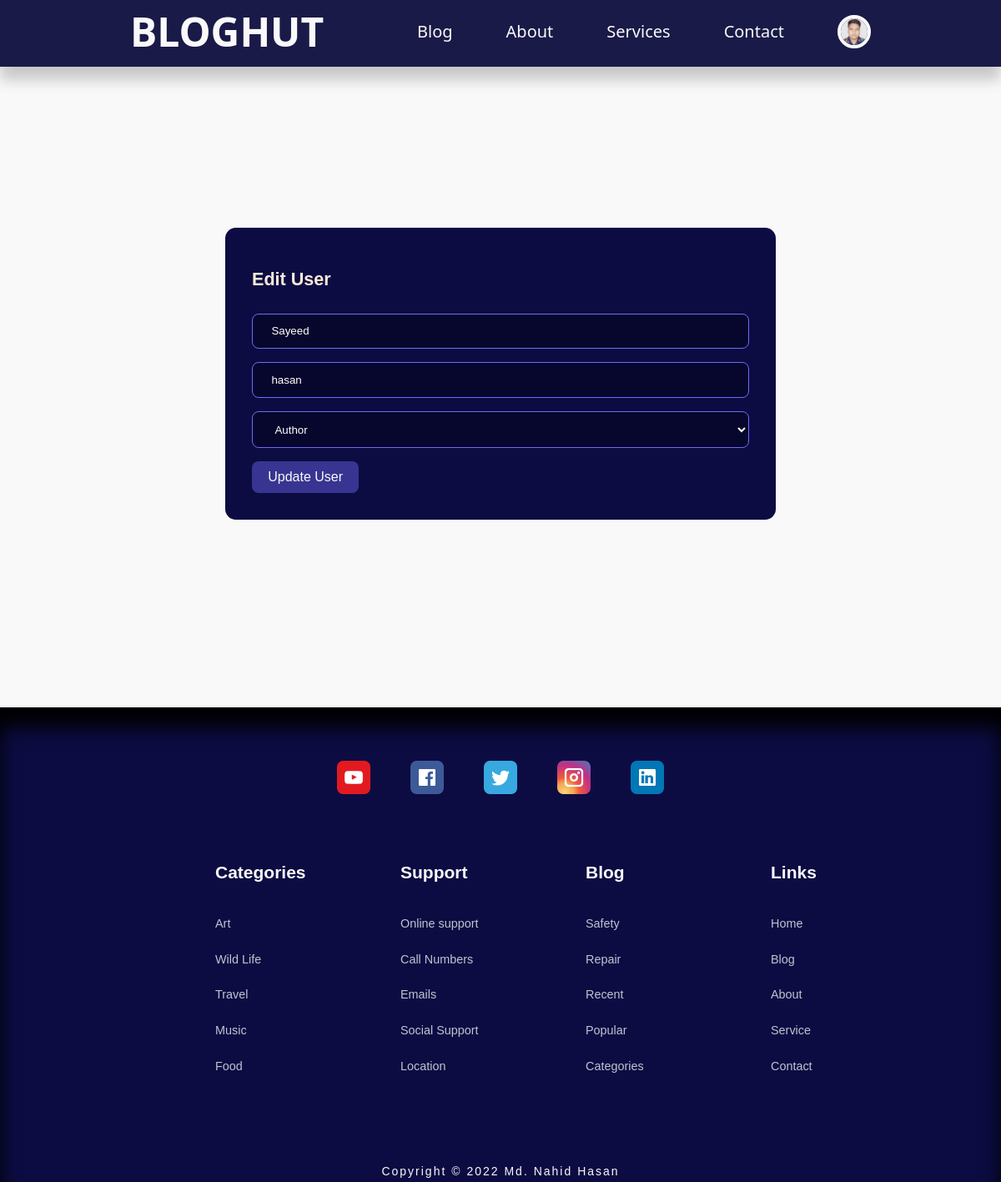
Page /admin/edit-user.php?id=5 (signed in) on the committed database.
### tables this page shows
CREATE TABLE `users` (
  `id` int(11) UNSIGNED NOT NULL,
  `firstname` varchar(50) NOT NULL,
  `lastname` varchar(50) NOT NULL,
  `username` varchar(50) NOT NULL,
  `email` varchar(100) NOT NULL,
  `password` varchar(255) NOT NULL,
  `avatar` varchar(255) NOT NULL,
  `is_admin` tinyint(1) NOT NULL
);

### admin/partials/header.php (called while the page is built, shortened)
<?php
    include'../partials/header.php';
?>

### admin/edit-user.php (the view, shortened to what this page needs)
<?php
    include'partials/header.php';
    if(isset($_GET['id']))
    {
        $id = $_GET['id'];
        $query = "select * from users where id='$id'";
        $result = mysqli_query($con, $query);
        $user = mysqli_fetch_assoc($result);
    }
    else
    {
        header('location: '. 'manage-users.php');
        die();
    }
?>
    <section class="area-form">
        <div class="form-section">
    <div class="container form-section-container">
        <h2>Edit User</h2>
        <form method="POST" action="edituserlogic.php">
            <input type="text" value="<?= $user['firstname']?>" name="firstname" placeholder="First Name">
            <input type="text" value="<?= $user['lastname']?>" name="lastname" placeholder="Last Name">
            <select name="userrole" >
                <option value="0">Author</option>
            </select>
            <button class="btn" name="submit" type="submit">Update User</button>
        </form>
    </div>
    </div>
</section>
<?php
    include'../partials/footer.php'
?>

### partials/header.php (shortened to what this page needs)
<?php
    include'./config/database.php';
    if(isset($_SESSION['user-id']))
    {
        $id = $_SESSION['user-id'];
            $query = "SELECT * FROM users WHERE id= '$id'";
            $result = mysqli_query($con, $query);
            $user_avatar = mysqli_fetch_assoc($result);
            $avatar = $user_avatar['avatar'];
    }
?>
<!DOCTYPE html>
<html>
    <head>
        <link rel="stylesheet" href="../css/style.css">
        <link rel="stylesheet" href="https://unicons.iconscout.com/release/v4.0.0/css/line.css">
        <link  rel="stylesheet" href="../css/font.css">
</head>
<body>
    <nav>
        <div class="container nav_container">
            <a href="/index.php" class="nav_logo">BLOGHUT</a>
            <ul class="nav_items">
                <li><a href="/blog.php">Blog</a></li>
                <li><a href="/about.php">About</a></li>
                <li><a href="/services.php">Services</a></li>
                <li><a href="/contact.php">Contact</a></li>
                <?php if(isset($_SESSION['user-id'])): ?>
                <li class="nav_profile">
                    <div class="avatar">
                        <img src="<?='/images/'.$avatar ?> ">
                    </div>
                </li>
                <?php else :?>
                <li><a href="signin.php">Sigin</a></li>
                <?php endif ?>
            </ul>
        </div>
    </nav>
</body>
</html>

### css/style.css (style rules this page uses)
:root { --color-primary: #6f6af8; --color-primary-light: hsl(242, 91%, 69%, 18%); --color-primary-variant: #5854c7; --color-red: #da0f3f; --color-red-light: hsl(346, 87%, 46%, 15%); --color-green: #00c476; --color-green-light: hsl(156, 100%, 38%, 15%); --color-gray-900: #0c0c43; --color-gray-nav: #1a1a48; --color-gray-700: #373591; --color-gray-300: rgba(115, 115, 134, 0.3); --color-gray-200: rgba(242, 242, 254, 0.7); --color-white:black; --color-bg: #F9F9F9; --transition: all 300ms ease; --container-width-lg: 74%; --container-width-md: 88%; --form-width: 55%; --form-width-2: 80%; --card-border-radius-1: 0.3rem; --card-border-radius-2: 0.5rem; --card-border-radius-3: 0.8rem; --card-border-radius-4: 2rem; --card-border-radius-5: 5rem; }
* { margin:0; padding: 0; outline: 0 ; border: 0 ; appearance: 0; list-style: none; text-decoration: none; box-sizing: border-box; }
body { font-family: 'Montserrat', sans-serif; line-height: 1.6; color:var(--color-white); overflow-x: hidden; background: var(--color-bg); font-size: 0.9rem; }
.container { width: var(--container-width-lg); max-width: 1800px; margin-inline: auto; }
section { margin-top: 3rem; width: 100vw; }
h1,h2,h3,h4,h5 { color: var(--color-white); line-height: 1.3; }
h2 { font-size: 1.7; margin: 1rem 0; }
a { color: var(--color-white); transition: var(--transition); }
img { display: block; width: 100%; object-fit: cover; }
nav { background: var(--color-gray-nav); width: 100vw; height: 5rem; position: fixed; top: 0; z-index: 10; box-shadow: 0 1rem 1rem rgba(0, 0, 0, 0.2); }
nav a { color: var(--color-bg); font-size: 20px; font-family:'Segoe UI', Tahoma, Geneva, Verdana, sans-serif; }
.nav_container { height: 1005; display: flex; align-items: center; justify-content: space-between; }
.avatar { width: 2.5rem; height: 2.5rem; border-radius: 50%; overflow: hidden; border: 0.3rem solid var(--color-bg); }
.nav_logo { font-weight: 600; font-size: 3rem; color: var(--color-bg); }
.nav_items { display: flex; align-items: center; gap: 4rem; }
.nav_profile { position: relative; cursor: pointer; }
.btn { display: inline-block; width: fit-content; font-size: 16px; padding: 0.6rem 1.2rem; background-color:#373591; border-radius: var(--card-border-radius-2); cursor: pointer; transition: var(--transition); color: var(--color-bg); }
.form-section { display: grid; place-items: center; height: 100%; color: #fff; }
.area-form { height: 100vh; }
.form-section-container { width: var(--form-width); padding: 2rem 2rem 2rem 2rem; background: var(--color-gray-900); border-radius: var(--card-border-radius-3); }
.form-section-container h2 { color:antiquewhite; padding-bottom: 10px; }
form { display: flex; flex-direction: column; gap: 1rem; }
input, textarea, select { padding: 0.8rem 1.4rem; background-color:#07062c; border-radius: var(--card-border-radius-2); width: 100%; resize: auto; color: #fff; border: 1px solid var(--color-primary); }
.dashboard-container h5,h2 { color: #fff; }

### rows in the picture
users: avatar (picture)
users: firstname "Sayeed", lastname "hasan"
